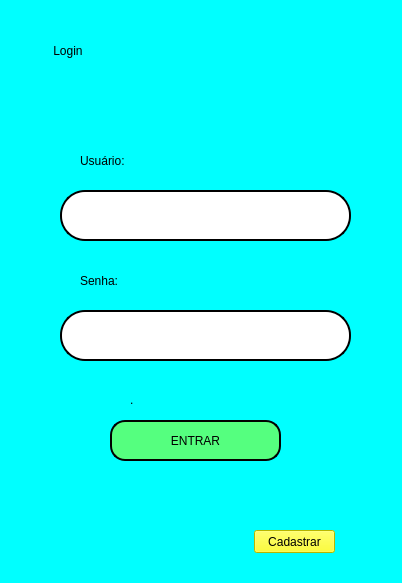
<?xml version="1.0" encoding="UTF-8"?>
<ui version="4.0">
 <class>Dialog</class>
 <widget class="QDialog" name="Dialog">
  <property name="geometry">
   <rect>
    <x>0</x>
    <y>0</y>
    <width>402</width>
    <height>583</height>
   </rect>
  </property>
  <property name="windowTitle">
   <string>Dialog</string>
  </property>
  <property name="styleSheet">
   <string notr="true">background-color: rgb(0, 255, 255);</string>
  </property>
  <widget class="QLineEdit" name="lineEdit">
   <property name="geometry">
    <rect>
     <x>60</x>
     <y>190</y>
     <width>291</width>
     <height>51</height>
    </rect>
   </property>
   <property name="styleSheet">
    <string notr="true">background-color: rgb(255, 255, 255);
border-radius: 25px;
border-color: rgb(0, 0, 0);
border-style:outset;
border-width:2px;
border-color: rgb(0, 0, 0);
</string>
   </property>
  </widget>
  <widget class="QPushButton" name="pushButton">
   <property name="geometry">
    <rect>
     <x>110</x>
     <y>420</y>
     <width>171</width>
     <height>41</height>
    </rect>
   </property>
   <property name="styleSheet">
    <string notr="true">color: rgb(0, 0, 0);
background-color: rgb(85, 255, 127);
font: 10pt &quot;MS Shell Dlg 2&quot;;
border-radius: 15%;
border-style:outset;
border-width:2px;
border-color: rgb(0, 0, 0);
</string>
   </property>
   <property name="text">
    <string>ENTRAR</string>
   </property>
  </widget>
  <widget class="QLabel" name="label">
   <property name="geometry">
    <rect>
     <x>80</x>
     <y>140</y>
     <width>211</width>
     <height>41</height>
    </rect>
   </property>
   <property name="styleSheet">
    <string notr="true">font: 14pt &quot;OCR-A BT&quot;;</string>
   </property>
   <property name="text">
    <string>Usuário:</string>
   </property>
  </widget>
  <widget class="QLabel" name="label_2">
   <property name="geometry">
    <rect>
     <x>80</x>
     <y>260</y>
     <width>211</width>
     <height>41</height>
    </rect>
   </property>
   <property name="styleSheet">
    <string notr="true">font: 14pt &quot;OCR-A BT&quot;;</string>
   </property>
   <property name="text">
    <string>Senha:</string>
   </property>
  </widget>
  <widget class="QLabel" name="label_3">
   <property name="geometry">
    <rect>
     <x>0</x>
     <y>30</y>
     <width>411</width>
     <height>41</height>
    </rect>
   </property>
   <property name="styleSheet">
    <string notr="true">font: 24pt &quot;Swis721 Hv BT&quot;;
text-align: justify</string>
   </property>
   <property name="text">
    <string>                Login</string>
   </property>
  </widget>
  <widget class="QPushButton" name="pushButton_2">
   <property name="geometry">
    <rect>
     <x>254</x>
     <y>530</y>
     <width>81</width>
     <height>23</height>
    </rect>
   </property>
   <property name="styleSheet">
    <string notr="true">background-color: rgb(255, 255, 0);</string>
   </property>
   <property name="text">
    <string>Cadastrar</string>
   </property>
  </widget>
  <widget class="QLineEdit" name="lineEdit_2">
   <property name="geometry">
    <rect>
     <x>60</x>
     <y>310</y>
     <width>291</width>
     <height>51</height>
    </rect>
   </property>
   <property name="styleSheet">
    <string notr="true">background-color: rgb(255, 255, 255);
border-radius: 25px;
border-style:outset;
border-width:2px;
border-color: rgb(0, 0, 0);
</string>
   </property>
  </widget>
  <widget class="QLabel" name="label_4">
   <property name="geometry">
    <rect>
     <x>130</x>
     <y>390</y>
     <width>131</width>
     <height>20</height>
    </rect>
   </property>
   <property name="text">
    <string>.</string>
   </property>
  </widget>
 </widget>
 <resources/>
 <connections/>
</ui>
